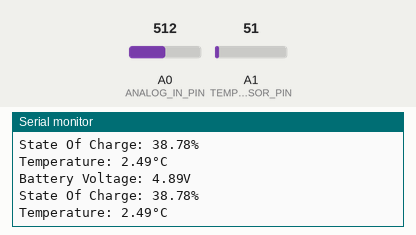
The sketch below on a simulated Arduino Uno, built with avr-gcc and run on an emulated ATmega328P. Shown: the last lines printed to the serial monitor. Inputs (shaded band) come from the test bench; at power-on: A1 (TEMP_SENSOR_PIN) = 51, A0 (ANALOG_IN_PIN) = 512.

Above: at 1.3 s.
1.4 s: A1 (TEMP_SENSOR_PIN) set to 61
At 1.87 s:
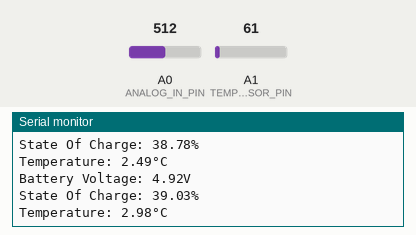
2.9 s: A0 (ANALOG_IN_PIN) set to 716
At 3.39 s:
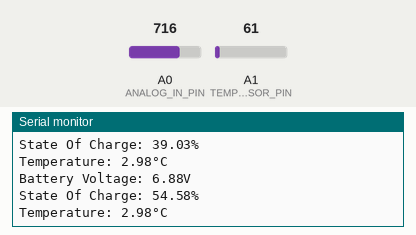
4.4 s: A1 (TEMP_SENSOR_PIN) set to 71
At 4.91 s:
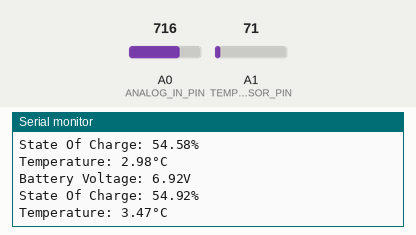
5.9 s: A0 (ANALOG_IN_PIN) set to 900
At 6.43 s:
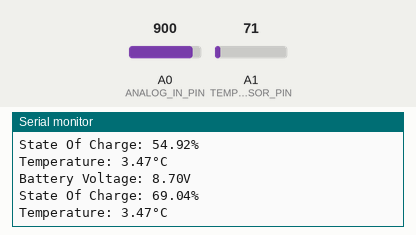
Timing chart, 0 to 8.4 s (numbered marks = the images above; inputs shaded):
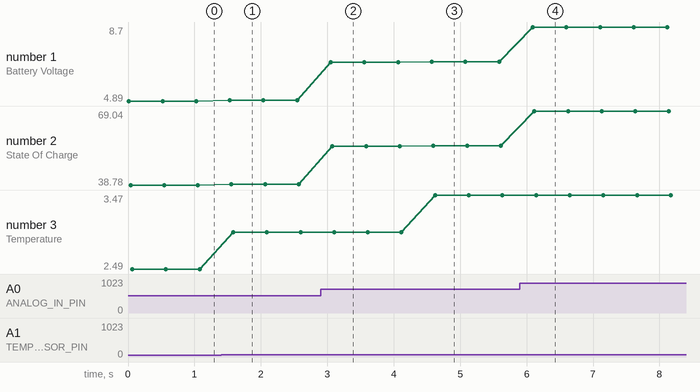

Measured:
- after the input at 1.4 s, the serial monitor: prints a new line after 0.13 s (image 1)
- after the input at 2.9 s, the serial monitor: prints a new line after 0.15 s (image 2)
- after the input at 4.4 s, the serial monitor: prints a new line after 0.17 s (image 3)
- after the input at 5.9 s, the serial monitor: prints a new line after 0.19 s (image 4)
- plotted number 1: 4.89 → 4.92 after the input at 1.4 s, 4.92 → 6.88 after the input at 2.9 s, 6.88 → 6.92 after the input at 4.4 s, 6.92 → 8.7 after the input at 5.9 s
- plotted number 2: 38.78 → 39.03 after the input at 1.4 s, 39.03 → 54.58 after the input at 2.9 s, 54.58 → 54.92 after the input at 4.4 s, 54.92 → 69.04 after the input at 5.9 s
- plotted number 3: 2.49 → 2.98 after the input at 1.4 s, 2.98 → 3.47 after the input at 4.4 s

The sketch:

rtbs.ino
```cpp
#include <mcp_can.h>
#include <SPI.h>

// Set CS to pin 10
MCP_CAN CAN(10);

const int ANALOG_IN_PIN = A0;
const int TEMP_SENSOR_PIN = A1; // Analog temperature sensor
const float MAX_BATTERY_VOLTAGE = 4.2; // Max voltage of battery when fully charged (per cell)
const int NUM_CELLS = 3; // Number of cells in series (example value)

// A fictional discharge curve. In real life, this would be experimental data.
float dischargeCurve(float voltage) {
  // This function would map voltage to SOC based on actual discharge characteristics
  // For simplicity, we'll assume a linear discharge curve, which is not accurate.
  return (voltage / (MAX_BATTERY_VOLTAGE * NUM_CELLS)) * 100.0;
}

// Function to simulate temperature effect on battery voltage
float temperatureEffect(int rawTempValue) {
  // Convert the raw temperature sensor value to an actual temperature (°C)
  // Assume a linear relationship for simplicity: 0°C at 0 raw value, 50°C at 1023
  float temperatureC = (rawTempValue / 1023.0) * 50.0;

  // Adjust voltage based on temperature. Many chemical batteries perform worse in cold weather.
  // This is a made-up formula for illustrative purposes.
  return 1.0 - (0.01 * (25.0 - temperatureC)); // 1% decrease per degree below 25°C
}

void setup() {
// Initialize serial communications at 115200 bps:
  Serial.begin(115200);

  // Initialize CAN:
  if (CAN.begin(MCP_ANY, CAN_500KBPS, MCP_8MHZ) == CAN_OK) {
    Serial.println("CAN init ok!");
  } else {
    Serial.println("CAN init failed!");
  }

  Serial.begin(9600);
  pinMode(ANALOG_IN_PIN, INPUT);
  pinMode(TEMP_SENSOR_PIN, INPUT);
}

void loop() {
  int rawVoltage = analogRead(ANALOG_IN_PIN);
  int rawTemperature = analogRead(TEMP_SENSOR_PIN);

  // Convert rawVoltage (0 to 1023) to actual voltage
  float voltage = (rawVoltage / 1023.0) * (MAX_BATTERY_VOLTAGE * NUM_CELLS);
  // Adjust voltage based on temperature
  voltage *= temperatureEffect(rawTemperature);

  // Use the discharge curve to determine SOC.
  float stateOfCharge = dischargeCurve(voltage);

  // For realistically simulating an EV battery, you'd also account for current draw and other factors here.

  // Transmit data via Serial
  Serial.print("Battery Voltage: "); Serial.print(voltage); Serial.println("V");
  Serial.print("State Of Charge: "); Serial.print(stateOfCharge); Serial.println("%");
  Serial.print("Temperature: "); Serial.print((rawTemperature / 1023.0) * 50.0); Serial.println("°C");

  // Delay between readings.
  delay(500);
}

// Function to send data over CAN
void sendCanMessage(unsigned long id, unsigned char *data, unsigned char length) {
  if(CAN.sendMsgBuf(id, 0, length, data) == CAN_OK) {
    Serial.print("Message sent with ID: ");
    Serial.println(id);
  } else {
    Serial.println("Error sending message");
  }
}
```
